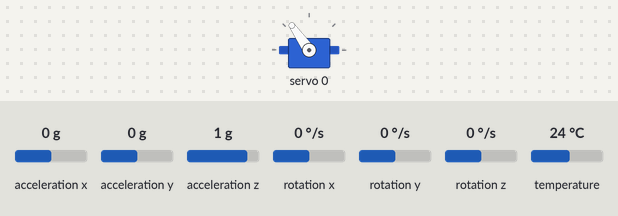
Simulated run of this sketch. Board: ESP32. Parts: servo. The inputs (shaded band) are chosen by the test bench; at power-on: acceleration y 0 g, acceleration x 0 g, acceleration z 1 g, rotation x 0 °/s, rotation y 0 °/s, rotation z 0 °/s, temperature 24 °C.

Above: at 1.2 s.
1.3 s: acceleration y set to -1.4 g
At 2.5 s:
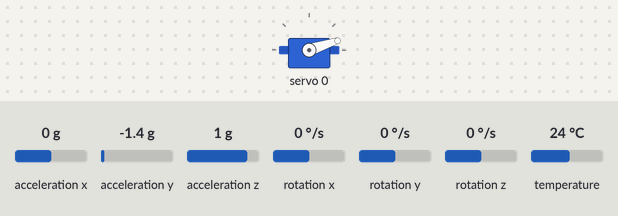
2.8 s: acceleration y set to 0.8 g
At 4.23 s:
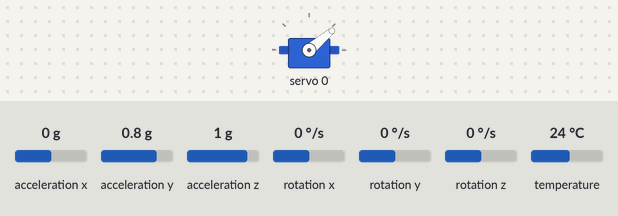
At 6.2 s:
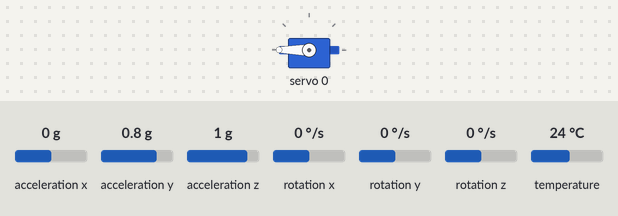
Timing chart, 0 to 7.7 s (numbered marks = the images above; inputs shaded):
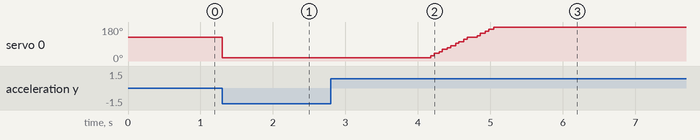

Measured:
- after the input at 1.3 s, servo 0: 125° → 18° at once
- after the input at 2.8 s, servo 0: moves from 18° to 180° over 0.91 s, starting after 1.4 s

The sketch:

Main_Stabilizer_PID_WIP.ino
```cpp
// Sea-State Stabilizer - Main Control Logic (WIP)
// Integrates MPU6050 sensor readings and PCA9685 actuation with PID loop

#include <Wire.h>
#include <Adafruit_MPU6050.h>
#include <Adafruit_Sensor.h>
#include <Adafruit_PWMServoDriver.h>

Adafruit_MPU6050 mpu;
Adafruit_PWMServoDriver pwm = Adafruit_PWMServoDriver();

// Placeholder PID variables
float kp = 1.5, ki = 0.05, kd = 0.5;
float error, last_error, integral;

void setup() {
  Serial.begin(115200);
  Wire.begin(21, 22);

  // MPU6050 initialization
  if (!mpu.begin()) {
    Serial.println("MPU6050 sensor not found");
  }

  // PCA9685 initialization
  pwm.begin();
  pwm.setPWMFreq(50);
}

void loop() {
  sensors_event_t a, g, temp;
  mpu.getEvent(&a, &g, &temp);

  // Error calculation (Y angle / Pitch)
  error = a.acceleration.y; // Semplification for tests

  // PID base logic
  integral += error;
  float derivative = error - last_error;
  float output = (kp * error) + (ki * integral) + (kd * derivative);
  last_error = error;

  // Output mapping on PWM signal (indicative values)
  int pwm_val = map(output, -10, 10, 150, 600);
  pwm_val = constrain(pwm_val, 150, 600);

  // Channel 0 actuation (Tilt)
  pwm.setPWM(0, 0, pwm_val);

  delay(20); // 50Hz loop
}
```
